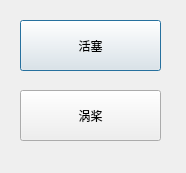
<?xml version="1.0" encoding="UTF-8"?>
<ui version="4.0">
 <class>engine</class>
 <widget class="QDialog" name="engine">
  <property name="geometry">
   <rect>
    <x>0</x>
    <y>0</y>
    <width>186</width>
    <height>173</height>
   </rect>
  </property>
  <property name="windowTitle">
   <string>Dialog</string>
  </property>
  <widget class="QPushButton" name="pushButton1">
   <property name="geometry">
    <rect>
     <x>20</x>
     <y>20</y>
     <width>141</width>
     <height>51</height>
    </rect>
   </property>
   <property name="text">
    <string>活塞</string>
   </property>
  </widget>
  <widget class="QPushButton" name="pushButton2">
   <property name="geometry">
    <rect>
     <x>20</x>
     <y>90</y>
     <width>141</width>
     <height>51</height>
    </rect>
   </property>
   <property name="text">
    <string>涡桨</string>
   </property>
  </widget>
 </widget>
 <resources/>
 <connections/>
</ui>
